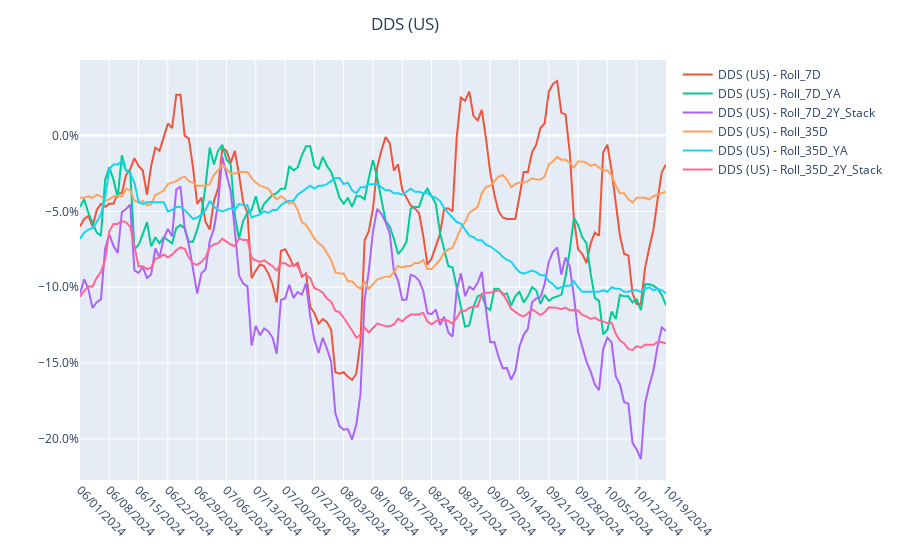

This figure's notebook cell:
### Code cell
selected_segment = 'DDS (US)'

single_plot_df = us1_2_day_seg_df[us1_2_day_seg_df['segment_name'] == selected_segment][(us1_2_day_seg_df['trans_date_dt'] >= first_trans_date)]

fig = px.line()

fig.add_scatter(x = single_plot_df['norm_date'], y = single_plot_df['rolling_7d_spend_growth'], name = str(selected_segment) + ' - Roll_7D')
fig.add_scatter(x = single_plot_df['norm_date'], y = single_plot_df['rolling_7d_spend_growth_ya'], name = str(selected_segment) + ' - Roll_7D_YA')
fig.add_scatter(x = single_plot_df['norm_date'], y = ((1+single_plot_df['rolling_7d_spend_growth_ya'])*(1+single_plot_df['rolling_7d_spend_growth']))-1, name = str(selected_segment) + ' - Roll_7D_2Y_Stack')

fig.add_scatter(x = single_plot_df['norm_date'], y = single_plot_df['rolling_35d_spend_growth'], name = str(selected_segment) + ' - Roll_35D')
fig.add_scatter(x = single_plot_df['norm_date'], y = single_plot_df['rolling_35d_spend_growth_ya'], name = str(selected_segment) + ' - Roll_35D_YA')
fig.add_scatter(x = single_plot_df['norm_date'], y = ((1+single_plot_df['rolling_35d_spend_growth_ya'])*(1+single_plot_df['rolling_35d_spend_growth']))-1, name = str(selected_segment) + ' - Roll_35D_2Y_Stack')


fig.update_yaxes(tickformat=".1%")

fig.update_xaxes(tickangle=45,
                 tickmode = 'array',
                 tickvals = single_plot_df['norm_date'][0::7])

fig.update_layout(title_text=selected_segment, title_x=0.45)

fig.show()

### Figure 1 — Plotly figure (JSON) as saved in the notebook; plotly's stock layout.template omitted (floating-point values rounded to 4 significant figures; data arrays with more than 128 entries replaced by an {"elided": "..."} marker saying what was removed)
{"data": [{"hovertemplate": "<extra></extra>", "legendgroup": "", "line": {"color": "#636efa", "dash": "solid"}, "marker": {"symbol": "circle"}, "mode": "lines", "name": "", "orientation": "v", "showlegend": false, "type": "scatter", "xaxis": "x", "yaxis": "y"}, {"name": "DDS (US) - Roll_7D", "type": "scatter", "x": {"elided": "141 str values"}, "y": {"elided": "141 float values"}}, {"name": "DDS (US) - Roll_7D_YA", "type": "scatter", "x": {"elided": "141 str values"}, "y": {"elided": "141 float values"}}, {"name": "DDS (US) - Roll_7D_2Y_Stack", "type": "scatter", "x": {"elided": "141 str values"}, "y": {"elided": "141 float values"}}, {"name": "DDS (US) - Roll_35D", "type": "scatter", "x": {"elided": "141 str values"}, "y": {"elided": "141 float values"}}, {"name": "DDS (US) - Roll_35D_YA", "type": "scatter", "x": {"elided": "141 str values"}, "y": {"elided": "141 float values"}}, {"name": "DDS (US) - Roll_35D_2Y_Stack", "type": "scatter", "x": {"elided": "141 str values"}, "y": {"elided": "141 float values"}}], "layout": {"legend": {"tracegroupgap": 0}, "margin": {"t": 60}, "title": {"text": "DDS (US)", "x": 0.45}, "xaxis": {"anchor": "y", "domain": [0, 1], "tickangle": 45, "tickmode": "array", "tickvals": ["06/01/2024", "06/08/2024", "06/15/2024", "06/22/2024", "06/29/2024", "07/06/2024", "07/13/2024", "07/20/2024", "07/27/2024", "08/03/2024", "08/10/2024", "08/17/2024", "08/24/2024", "08/31/2024", "09/07/2024", "09/14/2024", "09/21/2024", "09/28/2024", "10/05/2024", "10/12/2024", "10/19/2024"]}, "yaxis": {"anchor": "x", "domain": [0, 1], "tickformat": ".1%"}}}
